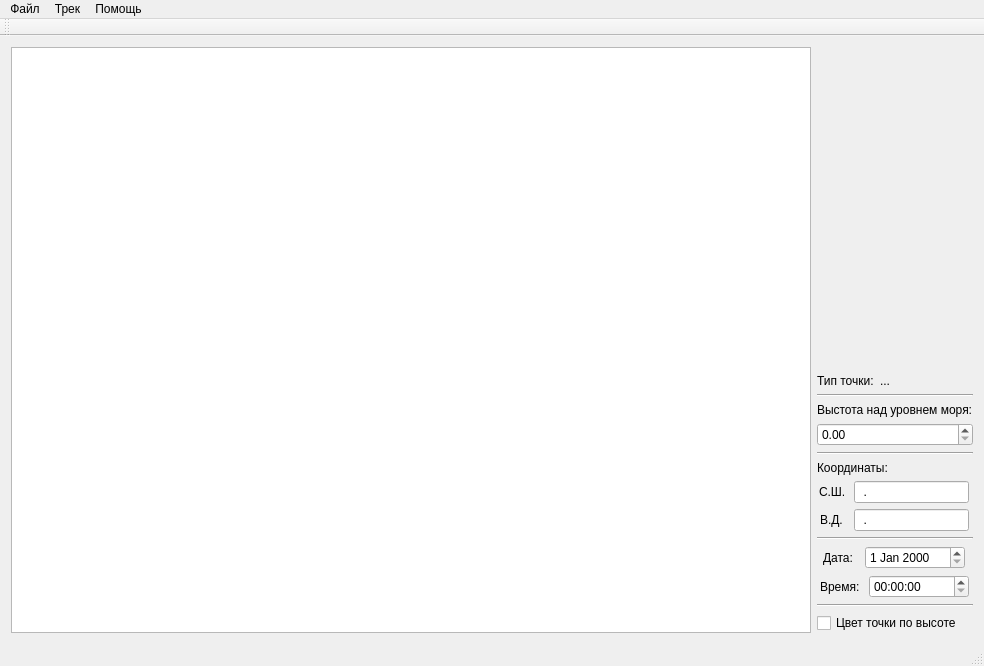
<?xml version="1.0" encoding="UTF-8"?>
<ui version="4.0">
 <class>MainWindow</class>
 <widget class="QMainWindow" name="MainWindow">
  <property name="geometry">
   <rect>
    <x>0</x>
    <y>0</y>
    <width>973</width>
    <height>666</height>
   </rect>
  </property>
  <property name="sizePolicy">
   <sizepolicy hsizetype="Expanding" vsizetype="Expanding">
    <horstretch>0</horstretch>
    <verstretch>0</verstretch>
   </sizepolicy>
  </property>
  <property name="windowTitle">
   <string>Редактор треков</string>
  </property>
  <widget class="QWidget" name="centralWidget">
   <layout class="QGridLayout" name="gridLayout">
    <item row="0" column="0">
     <layout class="QHBoxLayout" name="horizontalLayout_6">
      <item>
       <widget class="QGraphicsView" name="graphicsView">
        <property name="sizePolicy">
         <sizepolicy hsizetype="MinimumExpanding" vsizetype="Expanding">
          <horstretch>0</horstretch>
          <verstretch>0</verstretch>
         </sizepolicy>
        </property>
        <property name="minimumSize">
         <size>
          <width>800</width>
          <height>400</height>
         </size>
        </property>
       </widget>
      </item>
      <item>
       <layout class="QVBoxLayout" name="verticalLayout_4">
        <property name="sizeConstraint">
         <enum>QLayout::SetFixedSize</enum>
        </property>
        <item>
         <spacer name="verticalSpacer">
          <property name="orientation">
           <enum>Qt::Vertical</enum>
          </property>
          <property name="sizeHint" stdset="0">
           <size>
            <width>20</width>
            <height>40</height>
           </size>
          </property>
         </spacer>
        </item>
        <item>
         <layout class="QHBoxLayout" name="horizontalLayout_5">
          <item>
           <widget class="QLabel" name="labelOfPT">
            <property name="sizePolicy">
             <sizepolicy hsizetype="Fixed" vsizetype="Preferred">
              <horstretch>0</horstretch>
              <verstretch>0</verstretch>
             </sizepolicy>
            </property>
            <property name="text">
             <string>Тип точки:</string>
            </property>
           </widget>
          </item>
          <item>
           <widget class="QLabel" name="labelOfPointType_2">
            <property name="sizePolicy">
             <sizepolicy hsizetype="Preferred" vsizetype="Preferred">
              <horstretch>0</horstretch>
              <verstretch>0</verstretch>
             </sizepolicy>
            </property>
            <property name="text">
             <string>...</string>
            </property>
           </widget>
          </item>
         </layout>
        </item>
        <item>
         <widget class="Line" name="line_2">
          <property name="orientation">
           <enum>Qt::Horizontal</enum>
          </property>
         </widget>
        </item>
        <item>
         <layout class="QVBoxLayout" name="verticalLayout_3">
          <item>
           <widget class="QLabel" name="label">
            <property name="sizePolicy">
             <sizepolicy hsizetype="Fixed" vsizetype="Fixed">
              <horstretch>0</horstretch>
              <verstretch>0</verstretch>
             </sizepolicy>
            </property>
            <property name="text">
             <string>Выстота над уровнем моря:</string>
            </property>
           </widget>
          </item>
          <item>
           <widget class="QDoubleSpinBox" name="SpinBoxHeight">
            <property name="maximum">
             <double>10000.000000000000000</double>
            </property>
           </widget>
          </item>
         </layout>
        </item>
        <item>
         <widget class="Line" name="line_3">
          <property name="orientation">
           <enum>Qt::Horizontal</enum>
          </property>
         </widget>
        </item>
        <item>
         <layout class="QVBoxLayout" name="verticalLayout">
          <item>
           <widget class="QLabel" name="label_2">
            <property name="sizePolicy">
             <sizepolicy hsizetype="Fixed" vsizetype="Preferred">
              <horstretch>0</horstretch>
              <verstretch>0</verstretch>
             </sizepolicy>
            </property>
            <property name="text">
             <string>Координаты:</string>
            </property>
           </widget>
          </item>
          <item>
           <layout class="QHBoxLayout" name="horizontalLayout">
            <item>
             <widget class="QLabel" name="label_3">
              <property name="sizePolicy">
               <sizepolicy hsizetype="Fixed" vsizetype="Preferred">
                <horstretch>0</horstretch>
                <verstretch>0</verstretch>
               </sizepolicy>
              </property>
              <property name="minimumSize">
               <size>
                <width>25</width>
                <height>0</height>
               </size>
              </property>
              <property name="text">
               <string>С.Ш.</string>
              </property>
             </widget>
            </item>
            <item>
             <widget class="QLineEdit" name="lineEditOfLatitude">
              <property name="sizePolicy">
               <sizepolicy hsizetype="Maximum" vsizetype="Fixed">
                <horstretch>0</horstretch>
                <verstretch>0</verstretch>
               </sizepolicy>
              </property>
              <property name="minimumSize">
               <size>
                <width>115</width>
                <height>0</height>
               </size>
              </property>
              <property name="inputMask">
               <string>99.9999999</string>
              </property>
             </widget>
            </item>
           </layout>
          </item>
          <item>
           <layout class="QHBoxLayout" name="horizontalLayout_2">
            <item>
             <widget class="QLabel" name="label_4">
              <property name="sizePolicy">
               <sizepolicy hsizetype="Fixed" vsizetype="Preferred">
                <horstretch>0</horstretch>
                <verstretch>0</verstretch>
               </sizepolicy>
              </property>
              <property name="minimumSize">
               <size>
                <width>25</width>
                <height>0</height>
               </size>
              </property>
              <property name="text">
               <string>В.Д.</string>
              </property>
             </widget>
            </item>
            <item>
             <widget class="QLineEdit" name="lineEditOfLongitude">
              <property name="sizePolicy">
               <sizepolicy hsizetype="Maximum" vsizetype="Fixed">
                <horstretch>0</horstretch>
                <verstretch>0</verstretch>
               </sizepolicy>
              </property>
              <property name="minimumSize">
               <size>
                <width>115</width>
                <height>0</height>
               </size>
              </property>
              <property name="inputMask">
               <string>99.9999999</string>
              </property>
             </widget>
            </item>
           </layout>
          </item>
         </layout>
        </item>
        <item>
         <widget class="Line" name="line_4">
          <property name="orientation">
           <enum>Qt::Horizontal</enum>
          </property>
         </widget>
        </item>
        <item>
         <layout class="QVBoxLayout" name="verticalLayout_2">
          <item>
           <layout class="QHBoxLayout" name="horizontalLayout_3">
            <item>
             <widget class="QLabel" name="label_5">
              <property name="sizePolicy">
               <sizepolicy hsizetype="Fixed" vsizetype="Preferred">
                <horstretch>0</horstretch>
                <verstretch>0</verstretch>
               </sizepolicy>
              </property>
              <property name="text">
               <string>Дата:</string>
              </property>
             </widget>
            </item>
            <item>
             <widget class="QDateEdit" name="dateEdit">
              <property name="sizePolicy">
               <sizepolicy hsizetype="Maximum" vsizetype="Fixed">
                <horstretch>0</horstretch>
                <verstretch>0</verstretch>
               </sizepolicy>
              </property>
              <property name="minimumSize">
               <size>
                <width>100</width>
                <height>0</height>
               </size>
              </property>
             </widget>
            </item>
           </layout>
          </item>
          <item>
           <layout class="QHBoxLayout" name="horizontalLayout_4">
            <item>
             <widget class="QLabel" name="label_6">
              <property name="sizePolicy">
               <sizepolicy hsizetype="Fixed" vsizetype="Preferred">
                <horstretch>0</horstretch>
                <verstretch>0</verstretch>
               </sizepolicy>
              </property>
              <property name="text">
               <string>Время:</string>
              </property>
             </widget>
            </item>
            <item>
             <widget class="QTimeEdit" name="timeEdit">
              <property name="sizePolicy">
               <sizepolicy hsizetype="Maximum" vsizetype="Fixed">
                <horstretch>0</horstretch>
                <verstretch>0</verstretch>
               </sizepolicy>
              </property>
              <property name="minimumSize">
               <size>
                <width>100</width>
                <height>0</height>
               </size>
              </property>
              <property name="displayFormat">
               <string>HH:mm:ss</string>
              </property>
             </widget>
            </item>
           </layout>
          </item>
         </layout>
        </item>
        <item>
         <widget class="Line" name="line">
          <property name="sizePolicy">
           <sizepolicy hsizetype="Minimum" vsizetype="Fixed">
            <horstretch>0</horstretch>
            <verstretch>0</verstretch>
           </sizepolicy>
          </property>
          <property name="orientation">
           <enum>Qt::Horizontal</enum>
          </property>
         </widget>
        </item>
        <item>
         <widget class="QCheckBox" name="colorCheckBox">
          <property name="sizePolicy">
           <sizepolicy hsizetype="Fixed" vsizetype="Fixed">
            <horstretch>0</horstretch>
            <verstretch>0</verstretch>
           </sizepolicy>
          </property>
          <property name="text">
           <string>Цвет точки по высоте</string>
          </property>
          <property name="checked">
           <bool>false</bool>
          </property>
          <property name="tristate">
           <bool>false</bool>
          </property>
         </widget>
        </item>
       </layout>
      </item>
     </layout>
    </item>
   </layout>
  </widget>
  <widget class="QMenuBar" name="menuBar">
   <property name="geometry">
    <rect>
     <x>0</x>
     <y>0</y>
     <width>973</width>
     <height>21</height>
    </rect>
   </property>
   <widget class="QMenu" name="menu">
    <property name="title">
     <string>Файл</string>
    </property>
    <addaction name="action"/>
    <addaction name="action_2"/>
    <addaction name="separator"/>
    <addaction name="action_11"/>
   </widget>
   <widget class="QMenu" name="menu_2">
    <property name="title">
     <string>Помощь</string>
    </property>
    <addaction name="action_3"/>
    <addaction name="action_4"/>
   </widget>
   <widget class="QMenu" name="menu_3">
    <property name="title">
     <string>Трек</string>
    </property>
    <addaction name="action_9"/>
    <addaction name="separator"/>
    <addaction name="action_7"/>
    <addaction name="action_6"/>
   </widget>
   <addaction name="menu"/>
   <addaction name="menu_3"/>
   <addaction name="menu_2"/>
  </widget>
  <widget class="QToolBar" name="mainToolBar">
   <attribute name="toolBarArea">
    <enum>TopToolBarArea</enum>
   </attribute>
   <attribute name="toolBarBreak">
    <bool>false</bool>
   </attribute>
  </widget>
  <widget class="QStatusBar" name="statusBar"/>
  <action name="action">
   <property name="text">
    <string>Открыть</string>
   </property>
  </action>
  <action name="action_2">
   <property name="text">
    <string>Сохранить</string>
   </property>
  </action>
  <action name="action_3">
   <property name="text">
    <string>О программе</string>
   </property>
  </action>
  <action name="action_4">
   <property name="text">
    <string>Функциональность</string>
   </property>
  </action>
  <action name="action_6">
   <property name="text">
    <string>График высоты</string>
   </property>
  </action>
  <action name="action_7">
   <property name="text">
    <string>График скорости</string>
   </property>
  </action>
  <action name="action_9">
   <property name="text">
    <string>Добавить точку к треку</string>
   </property>
  </action>
  <action name="action_11">
   <property name="text">
    <string>Закрыть документ</string>
   </property>
  </action>
 </widget>
 <layoutdefault spacing="6" margin="11"/>
 <resources/>
 <connections/>
</ui>
